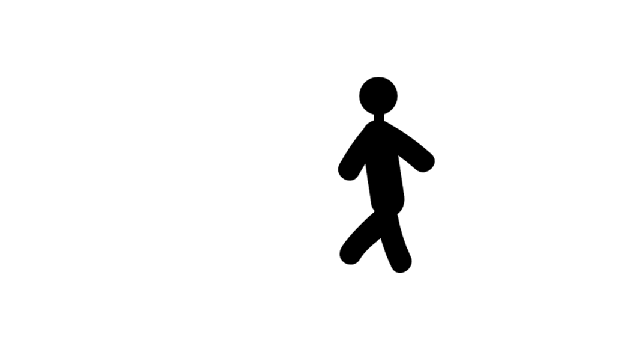
//> input picture images/human.png, 640 x 360 px
$ ./matching_test   (built with g++ and OpenCV 4)
//> lines starting //> are read from the running program, lines starting //| are printed output that depends on the picture; after the words box and inside, x2 and y2 are one past the last pixel; in counts of white or black regions, pixels touching at a corner belong together
#include <opencv2/opencv.hpp>
#include <iostream>
#include <time.h>

using namespace cv;
using namespace std;

std::vector<std::vector<Point>> TwoD_points(64, std::vector<Point>());
vector<vector<Point>> matching_pt = TwoD_points;
std::vector<std::vector<Point>> contours(32, std::vector<Point>());
vector<vector<vector<Point>>> contour_matching(32, vector<vector<Point>>(1200, vector<Point>()));
int ch = 10;
int vlp_2d_max_X = 0; int vlp_2d_min_X = INT_MAX;
int vlp_2d_max_Y = 0; int vlp_2d_min_Y = INT_MAX;
double f_width=0;
int min_a; int min_b;
Point before_a, before_b, after_a, after_b;
void pointcloud();
void MyMouse(int event, int x, int y, int flag, void* param);
void check_keypoint_minmax();
void scale_init(int minX, int maxX, int minY, int maxY, int width, int height);
void scale_init_re(int minX, int maxX, int minY, int maxY, int width, int height);
Mat draw_keypoint(Mat image);
void start_point(int minX, int minY, int x, int y);
void matching_start(int minX, int minY, int s_width, int s_height, int width, int height, Mat image, Mat m_image);
double calculate_cost(int x, int y);
double round(double value);
clock_t begin_t, end_t;

void main()
{
	int vlp_x=0, vlp_y=0, vlp_width=0, vlp_height=0;
	Mat matching_image = imread("images/human.png");
//> matching_image is the input picture: 360 rows x 640 cols, CV_8UC3; min 0, max 255, mean 245.8
	Mat image_c = matching_image.clone();
	cvtColor(image_c, image_c, CV_BGR2GRAY);
	Mat Point_image = imread("images/points.png");
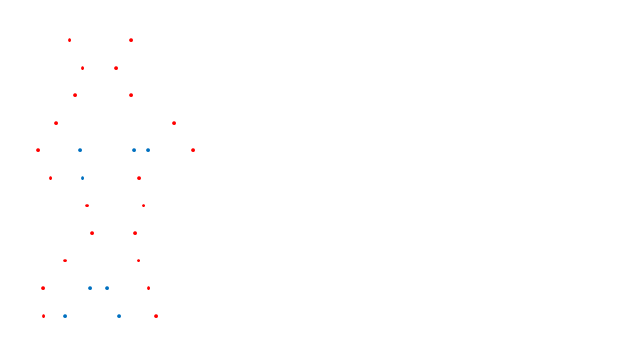
//> input picture images/points.png, 640 x 360 px
//> Point_image is the input picture: 360 rows x 640 cols, CV_8UC3; mean B, G, R 254.7, 254.7, 254.9
	threshold(image_c, image_c, 0, 240, CV_THRESH_BINARY_INV);
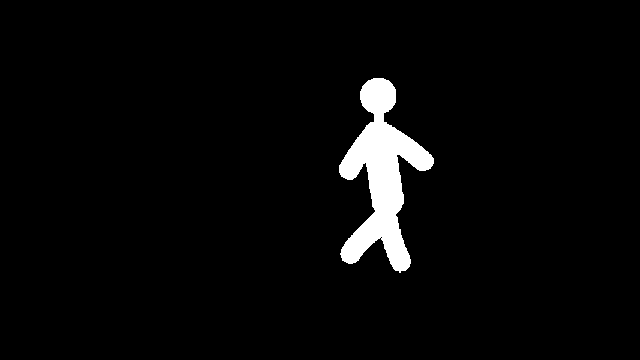
//> image_c: 360 rows x 640 cols, CV_8UC1; values 0 (black) and 240 (white), 3.4% white; 1 white region

	findContours(image_c, contours, CV_RETR_EXTERNAL, CV_CHAIN_APPROX_NONE);
//> contours = 1 contour; box (x1, y1, x2, y2) and area: (339, 78, 434, 273) 7516
	drawContours(matching_image, contours, -1, Scalar(0, 0, 255), 2);
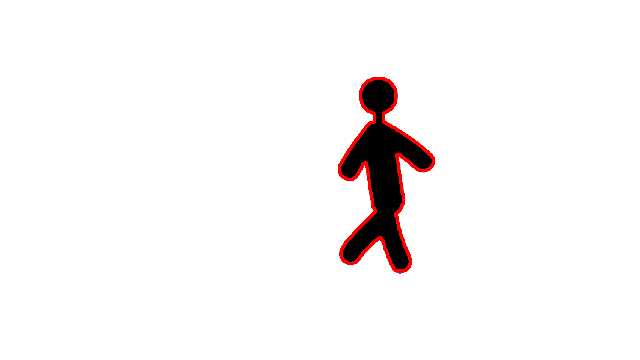
//> matching_image: 360 rows x 640 cols, CV_8UC3; 1% of pixels changed, all inside (x1, y1, x2, y2) = (338, 77, 435, 274)
	Mat m_image = matching_image.clone();
	Rect r = boundingRect(Mat(contours[0]));
//> r = Rect(339, 78, 95, 195)
	//rectangle(matching_image, r, Scalar(0, 255, 0), 2);

	cout << "contours width : " << r.width << "   contours height : " << r.height << endl;
//| contours width : 95   contours height : 195

	for (int a = 0; a <= 0; a++)
	{
		sort(contours[a].begin(), contours[a].end(), [](const Point &a, Point &b) {
			return a.y < b.y;
		});
		for (int b = 0; b < contours[a].size(); b++)
		{
			contour_matching[a][contours[a][b].y].push_back(contours[a][b]);
		}
	}
//> after the loop, contour_matching = 32 items

	for (int a = 0; a <= 0; a++)
	{
		for (int b = 0; b < contour_matching[a].size(); b++)
		{
			sort(contour_matching[a][b].begin(), contour_matching[a][b].end(), [](const Point &a, Point &b) {
				return a.x < b.x;
			});
		}
	}

	// [15 lines of commented-out code are left out]
	pointcloud();

	while(1)
	{
		//setMouseCallback("point", MyMouse, (void*)&Point_image);

		//imshow("original", image);
		//imshow("contour", image_c);

		imshow("point", Point_image);

		bool bKey = false;
		waitKey(0);
		int nKey;
		while (!bKey)
		{
			imshow("matching image", matching_image);
			nKey = waitKey(0);
//> the 'q' key is pressed
			switch (nKey)
			{
			case 'q':
				for (int a = 0; a <= ch; a++)
				{
					for (int b = 0; b < TwoD_points[a].size(); b++)
					{
						cout << "TwoD_points[" << a << "]" << "[" << b << "]" << " : " << TwoD_points[a][b] << endl;
					}
				}
				draw_keypoint(matching_image);
				break;
			case 'w':
				matching_image = m_image;
				cout << "matching start" << endl;
				check_keypoint_minmax();
				before_a = Point(vlp_2d_min_X, vlp_2d_min_Y); before_b = Point(vlp_2d_max_X, vlp_2d_max_Y);
				cout << "vlp keypoint image x min : " << vlp_2d_min_X << " x max : " << vlp_2d_max_X << " y min : " << vlp_2d_min_Y << " y max : " << vlp_2d_max_Y << endl;
				scale_init(vlp_2d_min_X, vlp_2d_max_X, vlp_2d_min_Y, vlp_2d_max_Y, r.width, r.height);
				check_keypoint_minmax();
				scale_init_re(vlp_2d_min_X, vlp_2d_max_X, vlp_2d_min_Y, vlp_2d_max_Y, r.width, r.height);
				vlp_x = vlp_2d_min_X; vlp_y = vlp_2d_min_Y; vlp_width = vlp_2d_max_X - vlp_2d_min_X; vlp_height = vlp_2d_max_Y - vlp_2d_min_Y;
				draw_keypoint(matching_image);
				break;
			case 'e':
				check_keypoint_minmax();
				cout << "scaled vlp keypoint image x min : " << vlp_2d_min_X << " x max : " << vlp_2d_max_X << " y min : " << vlp_2d_min_Y << " y max : " << vlp_2d_max_Y << endl;
				break;
			case 'r':
				cout << "draw" << endl;
				draw_keypoint(matching_image);
				break;
			case 'a':
				matching_image = imread("images/human.png");
				cout << "move to start point" << endl;
				start_point(vlp_2d_min_X, vlp_2d_min_Y, r.x, r.y);
				draw_keypoint(matching_image);
				break;
			case 's':
				bKey = true;
				matching_image = imread("images/human.png");
				cout << "start matching" << endl;
				begin_t = clock();
				matching_start(r.x, r.y, vlp_width, vlp_height, r.width, r.height, matching_image, m_image);
				end_t = clock();
				cout << "Processing time(sec) : " << (double)(end_t - begin_t) / CLOCKS_PER_SEC << endl;
				break;
			case 'c':
				cout << "erase" << endl;
				matching_image = imread("images/human.png");
				break;

			}
		}

		for (int x = 0; x <= ch; x++)
		{
			for (int y = 0; y < matching_pt[x].size(); y++)
			{
				circle(matching_image, Point(matching_pt[x][y].x + min_a, matching_pt[x][y].y + min_b), 2, Scalar(0, 0, 255), -1);
			}
		}

		imshow("matching image", matching_image);
		waitKey(1);
	}
}

void pointcloud()
{
	TwoD_points[0].push_back(Point(44, 316));
	TwoD_points[0].push_back(Point(65, 316));
	TwoD_points[0].push_back(Point(119, 316));
	TwoD_points[0].push_back(Point(156, 316));
	TwoD_points[1].push_back(Point(43, 288));
	TwoD_points[1].push_back(Point(90, 288));
	TwoD_points[1].push_back(Point(107, 288));
	TwoD_points[1].push_back(Point(149, 288));
	TwoD_points[2].push_back(Point(65, 260));
	TwoD_points[2].push_back(Point(139, 260));
	TwoD_points[3].push_back(Point(92, 233));
	TwoD_points[3].push_back(Point(136, 233));
	TwoD_points[4].push_back(Point(87, 206));
	TwoD_points[4].push_back(Point(144, 205));
	TwoD_points[5].push_back(Point(51, 178));
	TwoD_points[5].push_back(Point(83, 178));
	TwoD_points[5].push_back(Point(139, 178));
	TwoD_points[6].push_back(Point(38, 150));
	TwoD_points[6].push_back(Point(80, 150));
	TwoD_points[6].push_back(Point(134, 150));
	TwoD_points[6].push_back(Point(148, 150));
	TwoD_points[6].push_back(Point(194, 150));
	TwoD_points[7].push_back(Point(56, 123));
	TwoD_points[7].push_back(Point(174, 123));
	TwoD_points[8].push_back(Point(75, 95));
	TwoD_points[8].push_back(Point(132, 95));
	TwoD_points[9].push_back(Point(83, 68));
	TwoD_points[9].push_back(Point(116, 68));
	TwoD_points[10].push_back(Point(70, 40));
	TwoD_points[10].push_back(Point(132, 40));
}

// [14 lines left out: function MyMouse, not called in this run]

void check_keypoint_minmax()
{
	vlp_2d_max_X = 0; vlp_2d_min_X = INT_MAX;
	vlp_2d_max_Y = 0; vlp_2d_min_Y = INT_MAX;

	for (int a = 0; a <= ch; a++)
	{
		for (int b = 0; b < TwoD_points[a].size(); b++)
		{
			if (a == 0)
			{
				if (TwoD_points[a][b].y > vlp_2d_max_Y)
				{
					vlp_2d_max_Y = TwoD_points[a][b].y;
				}
			}
			if (a == ch)
			{
				if (TwoD_points[a][b].y < vlp_2d_min_Y)
				{
					vlp_2d_min_Y = TwoD_points[a][b].y;
				}
			}
			if (b == 0)
			{
				if (TwoD_points[a][b].x < vlp_2d_min_X)
				{
					vlp_2d_min_X = TwoD_points[a][b].x;
				}
				if (TwoD_points[a][b].x > vlp_2d_max_X)
				{
					vlp_2d_max_X = TwoD_points[a][b].x;
				}
			}
			if (b == TwoD_points[a].size() - 1)
			{
				if (TwoD_points[a][b].x < vlp_2d_min_X)
				{
					vlp_2d_min_X = TwoD_points[a][b].x;
				}
				if (TwoD_points[a][b].x > vlp_2d_max_X)
				{
					vlp_2d_max_X = TwoD_points[a][b].x;
				}
			}
		}
	}
}

// [31 lines left out: functions scale_init, scale_init_re, not called in this run]

Mat draw_keypoint(Mat image)
{
	for (int a = 0; a <= ch; a++)
	{
		for (int b = 0; b < TwoD_points[a].size(); b++)
		{
			circle(image, TwoD_points[a][b], 3, Scalar(255, 0, 255), -1);
		}
	}
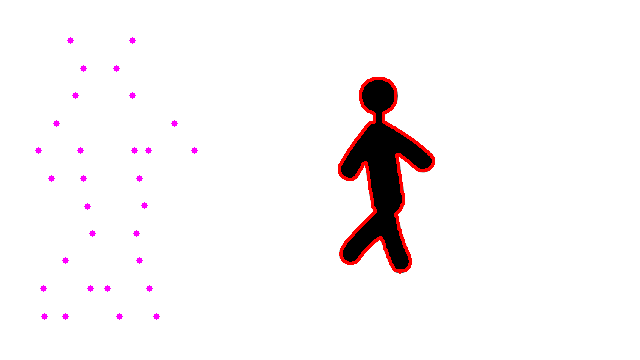
//> image: 360 rows x 640 cols, CV_8UC3; 0.38% of pixels changed, all inside (x1, y1, x2, y2) = (35, 37, 198, 320)
	return image;
}

// [121 lines left out: functions start_point, matching_start, calculate_cost, round, not called in this run]
